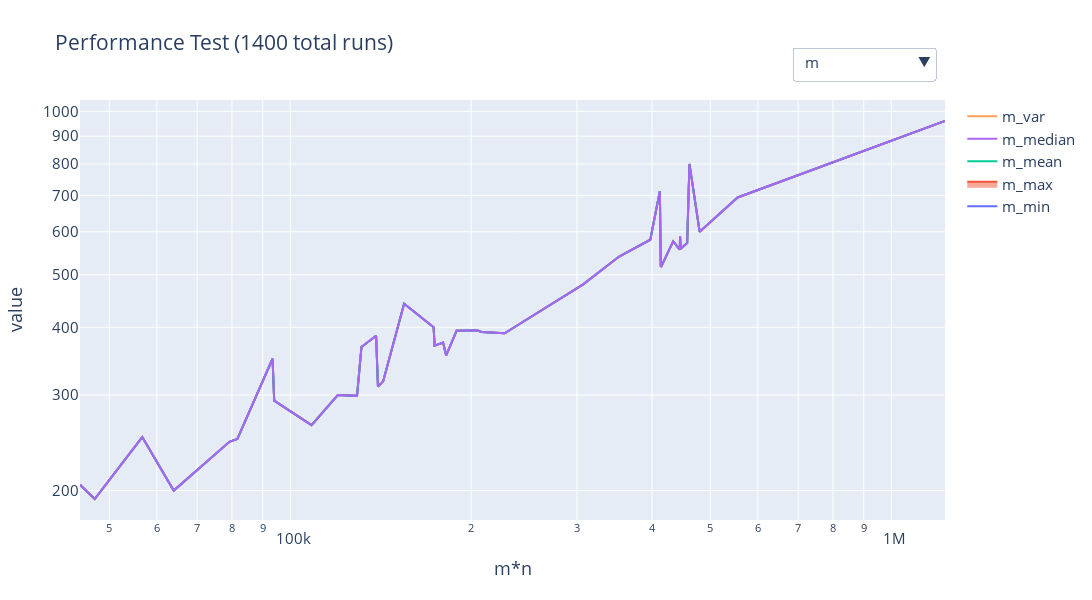

The notebook cell saved with this chart:
### Code cell
x='m*n'; y='step_time'
remove_outliers = 1
logscale = (True, True)
font_size = 15

fig = plot_2d_global_df(x=x, remove_outliers=remove_outliers, dataframe_path=df_path,
                         filter=filter, new_col=new_col, remove_col=remove_col,
                         logscale=logscale, title=title, font_size = font_size
                   )
# fig.write_html('./data/plots/' + title.replace(' ', '_').lower() + '_' + str(next(counter)) + '.html')
fig.show()
